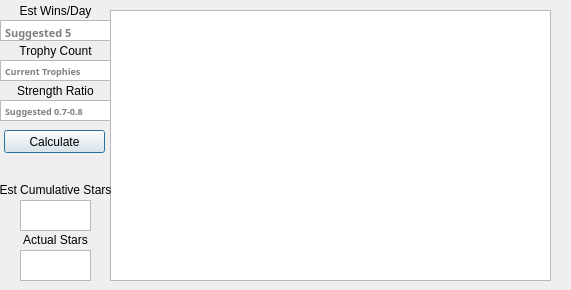
<?xml version="1.0" encoding="UTF-8"?>
<ui version="4.0">
 <class>TournamentStarCalculator</class>
 <widget class="QDialog" name="TournamentStarCalculator">
  <property name="geometry">
   <rect>
    <x>0</x>
    <y>0</y>
    <width>571</width>
    <height>290</height>
   </rect>
  </property>
  <property name="windowTitle">
   <string>Tournament Star Calculator</string>
  </property>
  <widget class="QPlainTextEdit" name="winsPerDayBox">
   <property name="geometry">
    <rect>
     <x>0</x>
     <y>20</y>
     <width>111</width>
     <height>21</height>
    </rect>
   </property>
   <property name="font">
    <font>
     <family>Arial Black</family>
     <pointsize>8</pointsize>
     <weight>75</weight>
     <bold>true</bold>
    </font>
   </property>
   <property name="verticalScrollBarPolicy">
    <enum>Qt::ScrollBarAlwaysOff</enum>
   </property>
   <property name="horizontalScrollBarPolicy">
    <enum>Qt::ScrollBarAlwaysOff</enum>
   </property>
   <property name="tabChangesFocus">
    <bool>true</bool>
   </property>
   <property name="placeholderText">
    <string>Suggested 5</string>
   </property>
  </widget>
  <widget class="QLabel" name="label">
   <property name="geometry">
    <rect>
     <x>10</x>
     <y>0</y>
     <width>91</width>
     <height>21</height>
    </rect>
   </property>
   <property name="text">
    <string>Est Wins/Day</string>
   </property>
   <property name="alignment">
    <set>Qt::AlignCenter</set>
   </property>
  </widget>
  <widget class="QPlainTextEdit" name="myTrophiesBox">
   <property name="geometry">
    <rect>
     <x>0</x>
     <y>60</y>
     <width>111</width>
     <height>21</height>
    </rect>
   </property>
   <property name="font">
    <font>
     <family>Arial Black</family>
     <pointsize>7</pointsize>
     <weight>75</weight>
     <bold>true</bold>
    </font>
   </property>
   <property name="focusPolicy">
    <enum>Qt::StrongFocus</enum>
   </property>
   <property name="verticalScrollBarPolicy">
    <enum>Qt::ScrollBarAlwaysOff</enum>
   </property>
   <property name="horizontalScrollBarPolicy">
    <enum>Qt::ScrollBarAlwaysOff</enum>
   </property>
   <property name="tabChangesFocus">
    <bool>true</bool>
   </property>
   <property name="placeholderText">
    <string>Current Trophies</string>
   </property>
  </widget>
  <widget class="QLabel" name="label_2">
   <property name="geometry">
    <rect>
     <x>10</x>
     <y>40</y>
     <width>91</width>
     <height>21</height>
    </rect>
   </property>
   <property name="text">
    <string>Trophy Count</string>
   </property>
   <property name="alignment">
    <set>Qt::AlignCenter</set>
   </property>
  </widget>
  <widget class="QLabel" name="label_3">
   <property name="geometry">
    <rect>
     <x>10</x>
     <y>80</y>
     <width>91</width>
     <height>21</height>
    </rect>
   </property>
   <property name="text">
    <string>Strength Ratio</string>
   </property>
   <property name="alignment">
    <set>Qt::AlignCenter</set>
   </property>
  </widget>
  <widget class="QPlainTextEdit" name="strengthRatioBox">
   <property name="geometry">
    <rect>
     <x>0</x>
     <y>100</y>
     <width>111</width>
     <height>21</height>
    </rect>
   </property>
   <property name="font">
    <font>
     <family>Arial Black</family>
     <pointsize>7</pointsize>
     <weight>75</weight>
     <bold>true</bold>
    </font>
   </property>
   <property name="verticalScrollBarPolicy">
    <enum>Qt::ScrollBarAlwaysOff</enum>
   </property>
   <property name="horizontalScrollBarPolicy">
    <enum>Qt::ScrollBarAlwaysOff</enum>
   </property>
   <property name="tabChangesFocus">
    <bool>true</bool>
   </property>
   <property name="placeholderText">
    <string>Suggested 0.7-0.8</string>
   </property>
  </widget>
  <widget class="QPushButton" name="calculateStars">
   <property name="geometry">
    <rect>
     <x>4</x>
     <y>130</y>
     <width>101</width>
     <height>23</height>
    </rect>
   </property>
   <property name="text">
    <string>Calculate</string>
   </property>
  </widget>
  <widget class="QTableView" name="starsTableView">
   <property name="geometry">
    <rect>
     <x>110</x>
     <y>10</y>
     <width>441</width>
     <height>271</height>
    </rect>
   </property>
   <property name="alternatingRowColors">
    <bool>true</bool>
   </property>
  </widget>
  <widget class="QLabel" name="estCumulStarsLabel">
   <property name="geometry">
    <rect>
     <x>0</x>
     <y>180</y>
     <width>111</width>
     <height>20</height>
    </rect>
   </property>
   <property name="text">
    <string>Est Cumulative Stars</string>
   </property>
   <property name="alignment">
    <set>Qt::AlignCenter</set>
   </property>
  </widget>
  <widget class="QPlainTextEdit" name="estStarsBox">
   <property name="geometry">
    <rect>
     <x>20</x>
     <y>200</y>
     <width>71</width>
     <height>31</height>
    </rect>
   </property>
   <property name="font">
    <font>
     <family>Arial</family>
     <pointsize>12</pointsize>
     <weight>75</weight>
     <bold>true</bold>
    </font>
   </property>
   <property name="textInteractionFlags">
    <set>Qt::NoTextInteraction</set>
   </property>
  </widget>
  <widget class="QLabel" name="actualStarsLabel">
   <property name="geometry">
    <rect>
     <x>0</x>
     <y>230</y>
     <width>111</width>
     <height>20</height>
    </rect>
   </property>
   <property name="text">
    <string>Actual Stars</string>
   </property>
   <property name="alignment">
    <set>Qt::AlignCenter</set>
   </property>
  </widget>
  <widget class="QPlainTextEdit" name="actualStarsBox">
   <property name="geometry">
    <rect>
     <x>20</x>
     <y>250</y>
     <width>71</width>
     <height>31</height>
    </rect>
   </property>
   <property name="font">
    <font>
     <family>Arial</family>
     <pointsize>12</pointsize>
     <weight>75</weight>
     <bold>true</bold>
    </font>
   </property>
   <property name="textInteractionFlags">
    <set>Qt::NoTextInteraction</set>
   </property>
  </widget>
 </widget>
 <tabstops>
  <tabstop>winsPerDayBox</tabstop>
  <tabstop>myTrophiesBox</tabstop>
  <tabstop>strengthRatioBox</tabstop>
  <tabstop>calculateStars</tabstop>
  <tabstop>starsTableView</tabstop>
  <tabstop>estStarsBox</tabstop>
  <tabstop>actualStarsBox</tabstop>
 </tabstops>
 <resources/>
 <connections/>
</ui>
